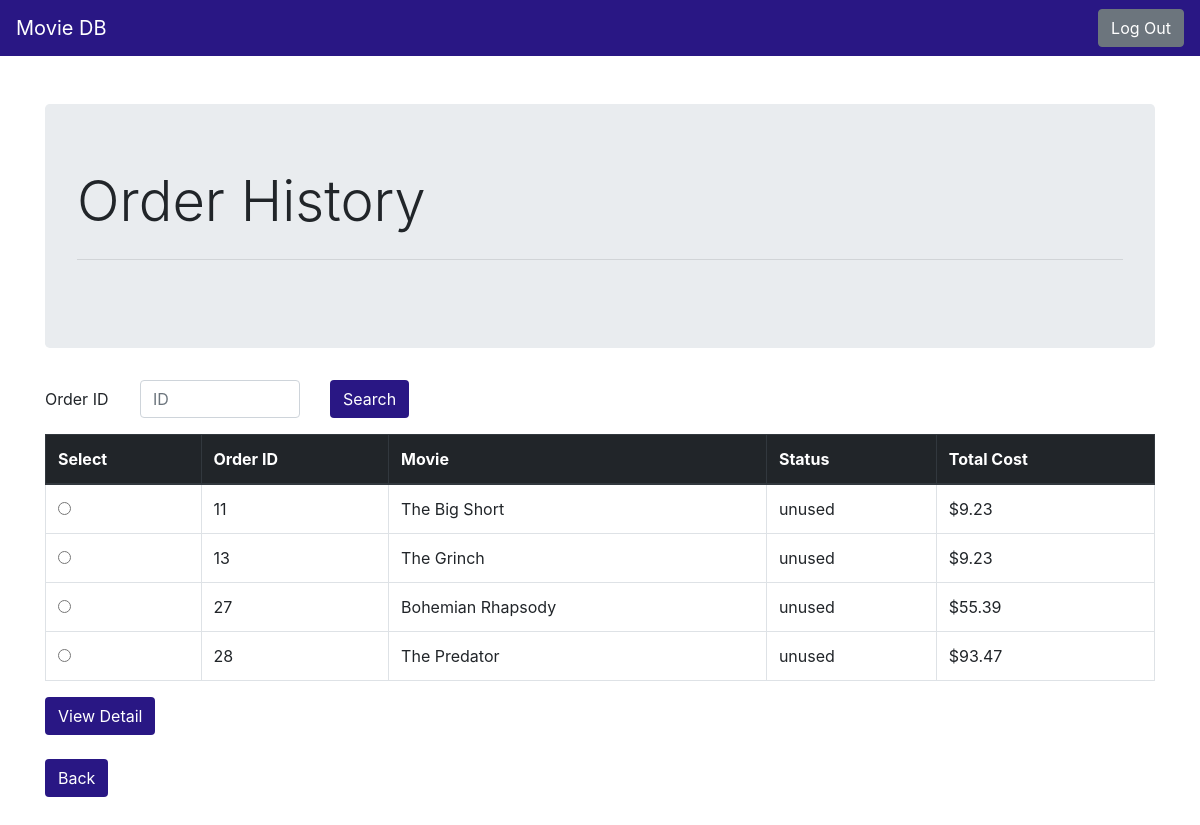
/order_history (signed in), run on an earlier commit of the app's database.
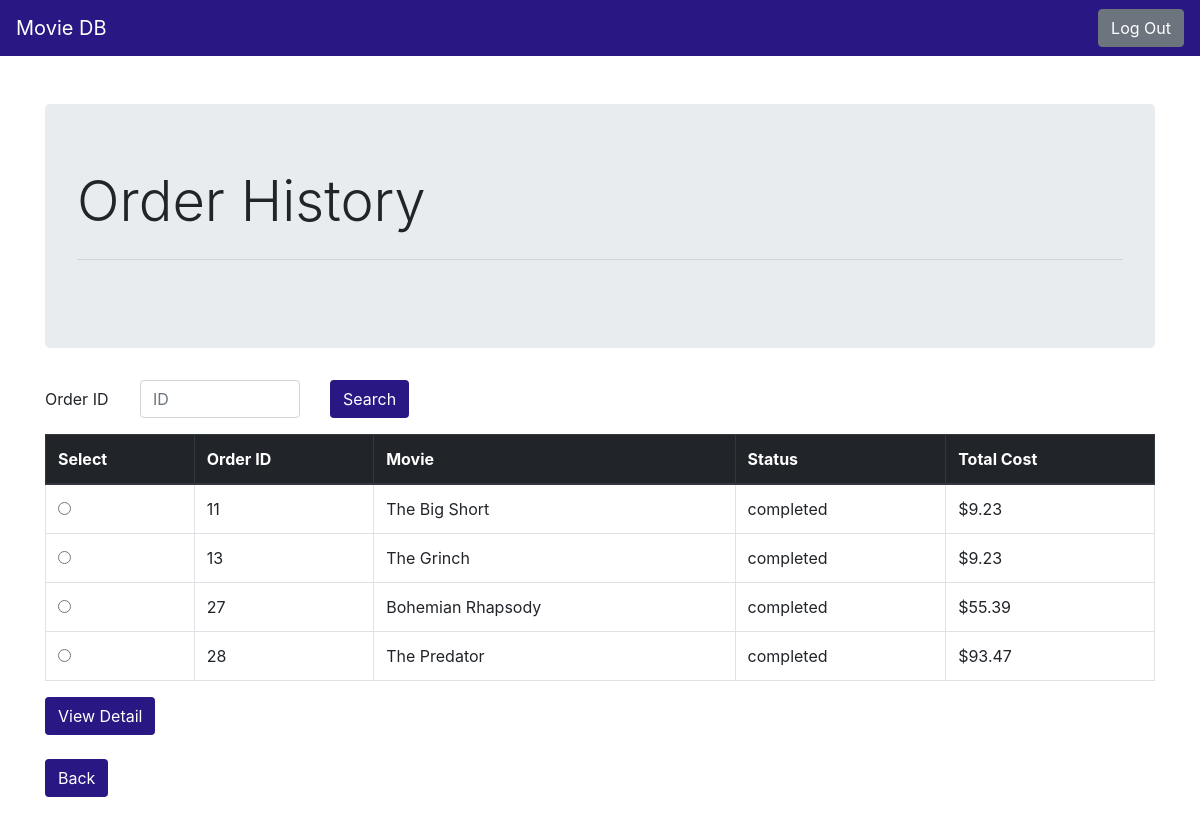
And on a later commit of the database.
### tables this page shows
CREATE TABLE ORDERS (
  order_ID integer primary key autoincrement,
  o_date date not null,
  senior_tickets int not null,
  child_tickets int not null,
  adult_tickets int not null,
  total_tickets int not null,
  o_time time not null,
  status varchar[30],
  card_number int not null,
  username varchar[30] not null,
  title varchar[100] not null,
  theater_id int not null,
  constraint ORDERCARD foreign key(card_number) references PAYMENT_INFO(card_no) on delete set null on update cascade,
  constraint ORDERUSER foreign key(username) references CUSTOMER(username) on delete set null on update cascade,
  constraint ORDERTITLE foreign key(title) references MOVIE(title) on delete set null on update cascade,
  constraint ORDERTHEATER foreign key(theater_id) references THEATER(theater_id) on delete set null on update cascade
);

### p3.py (the view)
@app.route('/order_history', methods=['GET', 'POST'])
def order_history():
    db = get_db()
    cur = db.execute('select * from ORDERS where username=?;',[session.get('user')])
    orders = cur.fetchall()
    cur = db.execute('select child_discount as disc from SYSTEM_INFO where child_discount is not null;')
    c = cur.fetchone()
    cur = db.execute('select senior_discount as disc from SYSTEM_INFO where senior_discount is not null;')
    s = cur.fetchone()
    o = []
    for order in orders:
        total = round((int(order['adult_tickets'])*11.54)+(int(order['child_tickets'])*11.54*c['disc'])+(int(order['senior_tickets'])*11.54*s['disc']),2)
        if order['status'] == 'cancelled':
            total = total - 5
        o.append({'order_ID':order['order_ID'], 'title':order['title'], 'status':order['status'], 'total':total})
    return render_template('order_history.html', orders=o, c=c, s=s)

### p3.py (called while the page is built)
def connect_db():
    rv = sqlite3.connect(app.config['DATABASE'])
    rv.row_factory = sqlite3.Row
    return rv

def get_db():
    if not hasattr(g, 'sqlite_db'):
        g.sqlite_db = connect_db()
    return g.sqlite_db

### templates/order_history.html (shortened to what this page needs)
{% extends "navbar.html" %}
{% block body %}
<div class="container">
  <div class="jumbotron">
    <h1 class="display-4">Order History</h1>
    <hr class="my-4">
  </div>
  {% if not orders %}
  <h2>You havent placed any orders yet</h2>
  {% else %}
  <form action="{{ url_for('order_detail') }}" method=post>
    <div class="form-group row">
      <label for="search" class="col-sm-1 col-form-label">Order ID</label>
      <div class="col-sm-2">
        <input type="number" class="form-control" id="search" name="search" placeholder="ID">
      </div>
      <div class="col-sm-1">
        <button type="submit" class="btn" style="background-color: #291784; color: #FFFFFF;">Search</button>
      </div>
    </div>
  </form>
  <form action="{{ url_for('order_detail') }}" method=post>
    <table class="table table-bordered">
      <thead class="thead-dark">
        <tr>
          <th scope="col">Select</th>
          <th scope="col">Order ID</th>
          <th scope="col">Movie</th>
          <th scope="col">Status</th>
          <th scope="col">Total Cost</th>
        </tr>
      </thead>
      <tbody>
        {% for order in orders %}
        <tr>
          <th scope="row">
            <div style="padding-left: 20px">
              <input type="radio" class="form-check-input" name="search" id="search" value="{{ order.order_ID }}">
            </div>
          </th>
          <td>{{ order.order_ID }}</td>
          <td>{{ order.title }}</td>
          <td>{{ order.status }}</td>
          <td>${{ order.total }}</td>
        </tr>
        {% endfor %}
      </tbody>
    </table>
    <button type="submit" class="btn" style="background-color: #291784; color: #FFFFFF;">View Detail</button>
  </form>
  <br>
  <a href="{{ url_for('me') }}" class="btn" role="button" aria-pressed="true"
    style="background-color: #291784; color: #FFFFFF;">Back</a>
  <br><br><br>
  {% endif %}
</div>
{% endblock %}

### templates/navbar.html (shortened to what this page needs)
<!doctype html>
<html lang="en">
<head>
  <link rel="stylesheet" href="https://stackpath.bootstrapcdn.com/bootstrap/4.1.1/css/bootstrap.min.css"
>
</head>
<body>
  <nav class="navbar navbar-expand-sm navbar-dark sticky-top justify-content-between" style="background-color: #291784">
    <a class="navbar-brand" style='color: #FFFFFF'>Movie DB</a>
    {% if session.logged_in %}
    <a class="btn btn-secondary" href="{{ url_for('logout') }}">Log Out</a>
    {% endif %}
  </nav>
  <div><br><br></div>
  {% block body %}{% endblock %}
</body>

What changed in the data, as far as the page shows it:
changed ORDERS "The Big Short": status "unused" → "completed"
changed ORDERS "The Grinch": status "unused" → "completed"
changed ORDERS "Bohemian Rhapsody": status "unused" → "completed"
changed ORDERS "The Predator": status "unused" → "completed"
